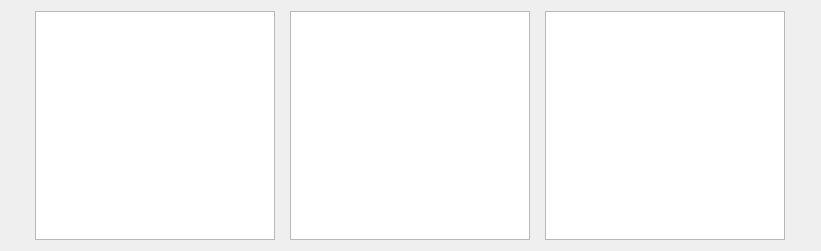
   <widget class="QWidget" name="horizontalLayoutWidget_4">
    <property name="geometry">
     <rect>
      <x>0</x>
      <y>10</y>
      <width>821</width>
      <height>251</height>
     </rect>
    </property>
    <layout class="QHBoxLayout" name="horizontalLayout_5">
     <property name="spacing">
      <number>0</number>
     </property>
     <property name="leftMargin">
      <number>20</number>
     </property>
     <property name="rightMargin">
      <number>20</number>
     </property>
     <item>
      <widget class="QGraphicsView" name="gw2">
       <property name="sizePolicy">
        <sizepolicy hsizetype="Fixed" vsizetype="Fixed">
         <horstretch>0</horstretch>
         <verstretch>0</verstretch>
        </sizepolicy>
       </property>
       <property name="maximumSize">
        <size>
         <width>240</width>
         <height>240</height>
        </size>
       </property>
       <property name="verticalScrollBarPolicy">
        <enum>Qt::ScrollBarAlwaysOff</enum>
       </property>
       <property name="horizontalScrollBarPolicy">
        <enum>Qt::ScrollBarAlwaysOff</enum>
       </property>
      </widget>
     </item>
     <item>
      <widget class="QGraphicsView" name="gw">
       <property name="sizePolicy">
        <sizepolicy hsizetype="Fixed" vsizetype="Fixed">
         <horstretch>0</horstretch>
         <verstretch>0</verstretch>
        </sizepolicy>
       </property>
       <property name="maximumSize">
        <size>
         <width>240</width>
         <height>240</height>
        </size>
       </property>
       <property name="verticalScrollBarPolicy">
        <enum>Qt::ScrollBarAlwaysOff</enum>
       </property>
       <property name="horizontalScrollBarPolicy">
        <enum>Qt::ScrollBarAlwaysOff</enum>
       </property>
       <property name="backgroundBrush">
        <brush brushstyle="NoBrush">
         <color alpha="255">
          <red>255</red>
          <green>255</green>
          <blue>255</blue>
         </color>
        </brush>
       </property>
      </widget>
     </item>
     <item>
      <widget class="QGraphicsView" name="gw3">
       <property name="sizePolicy">
        <sizepolicy hsizetype="Fixed" vsizetype="Fixed">
         <horstretch>0</horstretch>
         <verstretch>0</verstretch>
        </sizepolicy>
       </property>
       <property name="maximumSize">
        <size>
         <width>240</width>
         <height>240</height>
        </size>
       </property>
       <property name="verticalScrollBarPolicy">
        <enum>Qt::ScrollBarAlwaysOff</enum>
       </property>
       <property name="horizontalScrollBarPolicy">
        <enum>Qt::ScrollBarAlwaysOff</enum>
       </property>
      </widget>
     </item>
    </layout>
   </widget>
